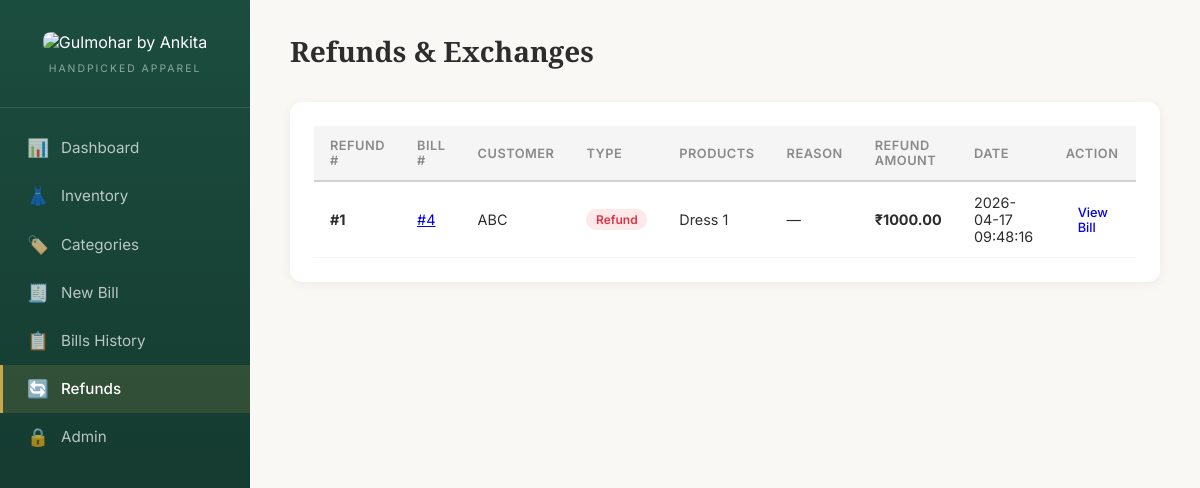
/refunds, run on the app's committed database.
### tables this page shows
CREATE TABLE refunds (
            id INTEGER PRIMARY KEY AUTOINCREMENT,
            bill_id INTEGER,
            customer_name TEXT,
            type TEXT NOT NULL DEFAULT 'refund',
            reason TEXT,
            refund_amount REAL NOT NULL DEFAULT 0,
            created_at TEXT DEFAULT (datetime('now','localtime')),
            FOREIGN KEY (bill_id) REFERENCES bills(id)
        );

### app.py (the view)
@app.route("/refunds")
def refunds_list():
    db = get_db()
    all_refunds = db.execute(
        "SELECT r.*, "
        "(SELECT GROUP_CONCAT(ri.product_name, ', ') FROM refund_items ri WHERE ri.refund_id = r.id) as products "
        "FROM refunds r ORDER BY r.created_at DESC"
    ).fetchall()
    return render_template("refunds.html", refunds=all_refunds)

### app.py (called while the page is built)
def get_db():
    if "db" not in g:
        g.db = sqlite3.connect(DATABASE)
        g.db.row_factory = sqlite3.Row
        g.db.execute("PRAGMA foreign_keys = ON")
    return g.db

### templates/refunds.html (shortened to what this page needs)
{% extends "base.html" %}
{% block content %}
<div class="page-header">
    <h2>Refunds & Exchanges</h2>
</div>
<div class="card">
    <div class="table-wrapper">
        <table>
            <thead>
                <tr>
                    <th>Refund #</th>
                    <th>Bill #</th>
                    <th>Customer</th>
                    <th>Type</th>
                    <th>Products</th>
                    <th>Reason</th>
                    <th>Refund Amount</th>
                    <th>Date</th>
                    <th>Action</th>
                </tr>
            </thead>
            <tbody>
                {% for r in refunds %}
                <tr>
                    <td><strong>#{{ r.id }}</strong></td>
                    <td><a href="{{ url_for('bill_detail', bill_id=r.bill_id) }}">#{{ r.bill_id }}</a></td>
                    <td>{{ r.customer_name or 'Walk-in' }}</td>
                    <td>
                        <span class="badge {% if r.type == 'refund' %}badge-danger{% elif r.type == 'exchange' %}badge-info{% else %}badge-success{% endif %}">
                            {{ r.type|capitalize }}
                        </span>
                    </td>
                    <td>{{ r.products or '—' }}</td>
                    <td>{{ r.reason or '—' }}</td>
                    <td>{% if r.refund_amount > 0 %}<strong>₹{{ "%.2f"|format(r.refund_amount) }}</strong>{% else %}—{% endif %}</td>
                    <td>{{ r.created_at }}</td>
                    <td><a href="{{ url_for('bill_detail', bill_id=r.bill_id) }}" class="btn btn-sm">View Bill</a></td>
                </tr>
                {% else %}
                <tr><td colspan="9" class="empty-state">No refunds or exchanges yet.</td></tr>
                {% endfor %}
            </tbody>
        </table>
    </div>
</div>
{% endblock %}

### static/style.css (style rules this page uses)
:root { --emerald: #1B4D3E; --emerald-dark: #122F28; --emerald-light: #E8F0EC; --gold: #C9A84C; --gold-light: #FBF5E5; --copper: #C4875C; --copper-light: #FDF0E8; --sage: #5A8A6A; --sage-light: #EDF5EE; --cream: #FAF8F4; --charcoal: #2D2D2D; --gray-700: #4A4A4A; --gray-500: #8A8A8A; --gray-300: #D1D1D1; --gray-100: #F5F5F5; --white: #FFFFFF; --danger: #DC3545; --danger-light: #FDE8EA; --info: #6C7AE0; --info-light: #ECEFFE; --sidebar-width: 250px; --radius: 12px; --shadow: 0 2px 12px rgba(0,0,0,0.06); --shadow-hover: 0 4px 20px rgba(0,0,0,0.1); }
* { margin: 0; padding: 0; box-sizing: border-box; }
body { font-family: 'Inter', -apple-system, BlinkMacSystemFont, sans-serif; background: var(--cream); color: var(--charcoal); display: flex; min-height: 100vh; }
.page-header { display: flex; justify-content: space-between; align-items: center; margin-bottom: 2rem; flex-wrap: wrap; gap: 1rem; }
.page-header h2 { font-family: 'Playfair Display', serif; font-size: 1.75rem; font-weight: 600; color: var(--charcoal); }
.card { background: var(--white); border-radius: var(--radius); padding: 1.5rem; box-shadow: var(--shadow); margin-bottom: 1.5rem; }
.table-wrapper { overflow-x: auto; }
table { width: 100%; border-collapse: collapse; font-size: 0.9rem; }
thead th { background: var(--gray-100); padding: 0.75rem 1rem; text-align: left; font-weight: 600; font-size: 0.8rem; text-transform: uppercase; letter-spacing: 0.5px; color: var(--gray-500); border-bottom: 2px solid var(--gray-300); }
tbody td { padding: 0.75rem 1rem; border-bottom: 1px solid var(--gray-100); vertical-align: middle; }
.badge { display: inline-block; padding: 0.2rem 0.6rem; border-radius: 20px; font-size: 0.75rem; font-weight: 600; }
.badge-danger { background: var(--danger-light); color: var(--danger); }
.btn { display: inline-flex; align-items: center; gap: 0.5rem; padding: 0.6rem 1.25rem; border: none; border-radius: 8px; font-size: 0.9rem; font-weight: 500; cursor: pointer; text-decoration: none; transition: all 0.2s; font-family: inherit; }
.btn-sm { padding: 0.35rem 0.75rem; font-size: 0.8rem; }

### data on the page
refunds: id "1", bill_id "4", customer_name "ABC", type "Refund", products "Dress 1", reason "—", refund_amount "1000.00", created_at "2026-04-17 09:48:16"
